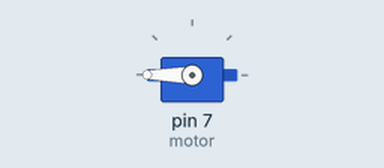
Bench run of a sketch on a simulated Arduino Uno, built with avr-gcc and run on an emulated ATmega328P. Parts: servo.

Above: at 0.05 s.
At 1.5 s:
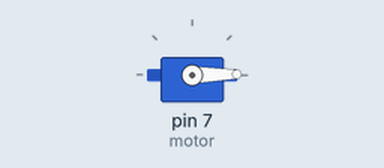
At 3.0 s:
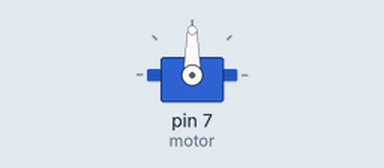
Timing chart, 0 to 6.9 s (numbered marks = the images above):
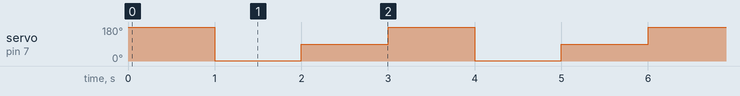

The sketch:

teste_motor.ino
```cpp
#include <Servo.h>
Servo motor;

void setup() {
  motor.attach(7);
}
void loop() {
  motor.write(180);
  delay(1000);
  motor.write(1);
  delay(1000);
  motor.write(90);
  delay(1000);

}
```

Measured:
- by itself, servo on pin 7 (motor): repeats every 3.0 s: 90° 1.0 s, 180° 1.0 s, 1° 1.0 s
